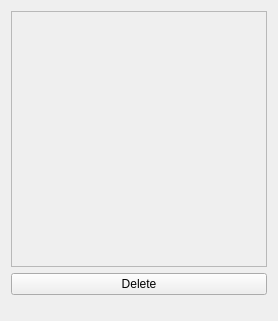
<?xml version="1.0" encoding="UTF-8"?>
<ui version="4.0">
 <class>gif_widget</class>
 <widget class="QWidget" name="gif_widget">
  <property name="geometry">
   <rect>
    <x>0</x>
    <y>0</y>
    <width>274</width>
    <height>321</height>
   </rect>
  </property>
  <property name="windowTitle">
   <string>Form</string>
  </property>
  <layout class="QGridLayout" name="gridLayout">
   <item row="0" column="0">
    <widget class="QFrame" name="gif_frame">
     <property name="minimumSize">
      <size>
       <width>256</width>
       <height>256</height>
      </size>
     </property>
     <property name="maximumSize">
      <size>
       <width>256</width>
       <height>256</height>
      </size>
     </property>
     <property name="frameShape">
      <enum>QFrame::StyledPanel</enum>
     </property>
     <property name="frameShadow">
      <enum>QFrame::Raised</enum>
     </property>
    </widget>
   </item>
   <item row="2" column="0">
    <spacer name="verticalSpacer">
     <property name="orientation">
      <enum>Qt::Vertical</enum>
     </property>
     <property name="sizeHint" stdset="0">
      <size>
       <width>20</width>
       <height>40</height>
      </size>
     </property>
    </spacer>
   </item>
   <item row="1" column="0">
    <widget class="QPushButton" name="pushButton">
     <property name="cursor">
      <cursorShape>PointingHandCursor</cursorShape>
     </property>
     <property name="text">
      <string>Delete</string>
     </property>
    </widget>
   </item>
  </layout>
 </widget>
 <resources/>
 <connections>
  <connection>
   <sender>pushButton</sender>
   <signal>clicked()</signal>
   <receiver>gif_widget</receiver>
   <slot>delete_gif()</slot>
   <hints>
    <hint type="sourcelabel">
     <x>135</x>
     <y>281</y>
    </hint>
    <hint type="destinationlabel">
     <x>85</x>
     <y>-2</y>
    </hint>
   </hints>
  </connection>
 </connections>
 <slots>
  <slot>delete_gif()</slot>
 </slots>
</ui>
